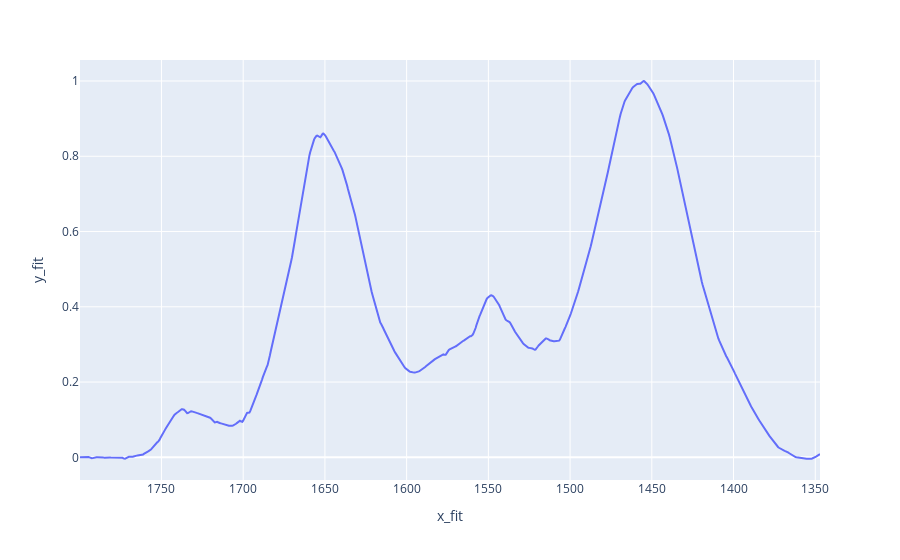

Here is the notebook cell this chart was saved with:
### Markdown cell above
### Replot for quick check for the input paramaters

### Code cell
arr = np.column_stack((x_fit,y_fit_norm_intensity))
my_array = pd.DataFrame(arr, columns = ['x_fit','y_fit'])
fig = px.line(data_frame=my_array, x=my_array['x_fit'], y=my_array['y_fit'])
fig['layout']['xaxis']['autorange'] = "reversed"
fig.show()

### Figure 1 — Plotly figure (JSON) as saved in the notebook; plotly's stock layout.template omitted (floating-point values rounded to 4 significant figures; data arrays with more than 128 entries replaced by an {"elided": "..."} marker saying what was removed)
{"data": [{"hovertemplate": "x_fit=%{x}<br>y_fit=%{y}<extra></extra>", "legendgroup": "", "line": {"color": "#636efa", "dash": "solid"}, "marker": {"symbol": "circle"}, "mode": "lines", "name": "", "orientation": "v", "showlegend": false, "type": "scatter", "x": {"elided": "940 float values"}, "xaxis": "x", "y": {"elided": "940 float values"}, "yaxis": "y"}], "layout": {"legend": {"tracegroupgap": 0}, "margin": {"t": 60}, "xaxis": {"anchor": "y", "autorange": "reversed", "domain": [0, 1], "title": {"text": "x_fit"}}, "yaxis": {"anchor": "x", "domain": [0, 1], "title": {"text": "y_fit"}}}}
